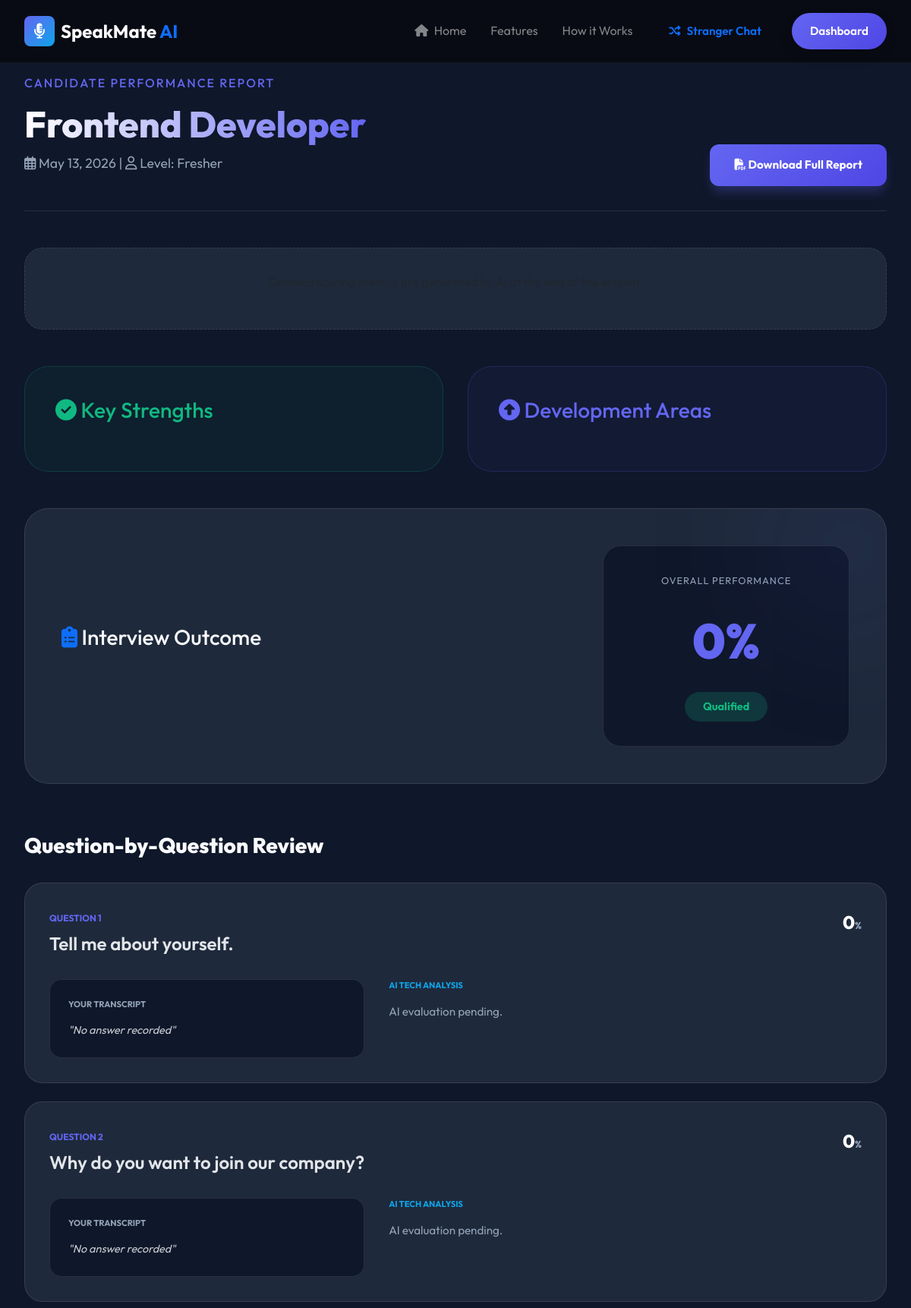
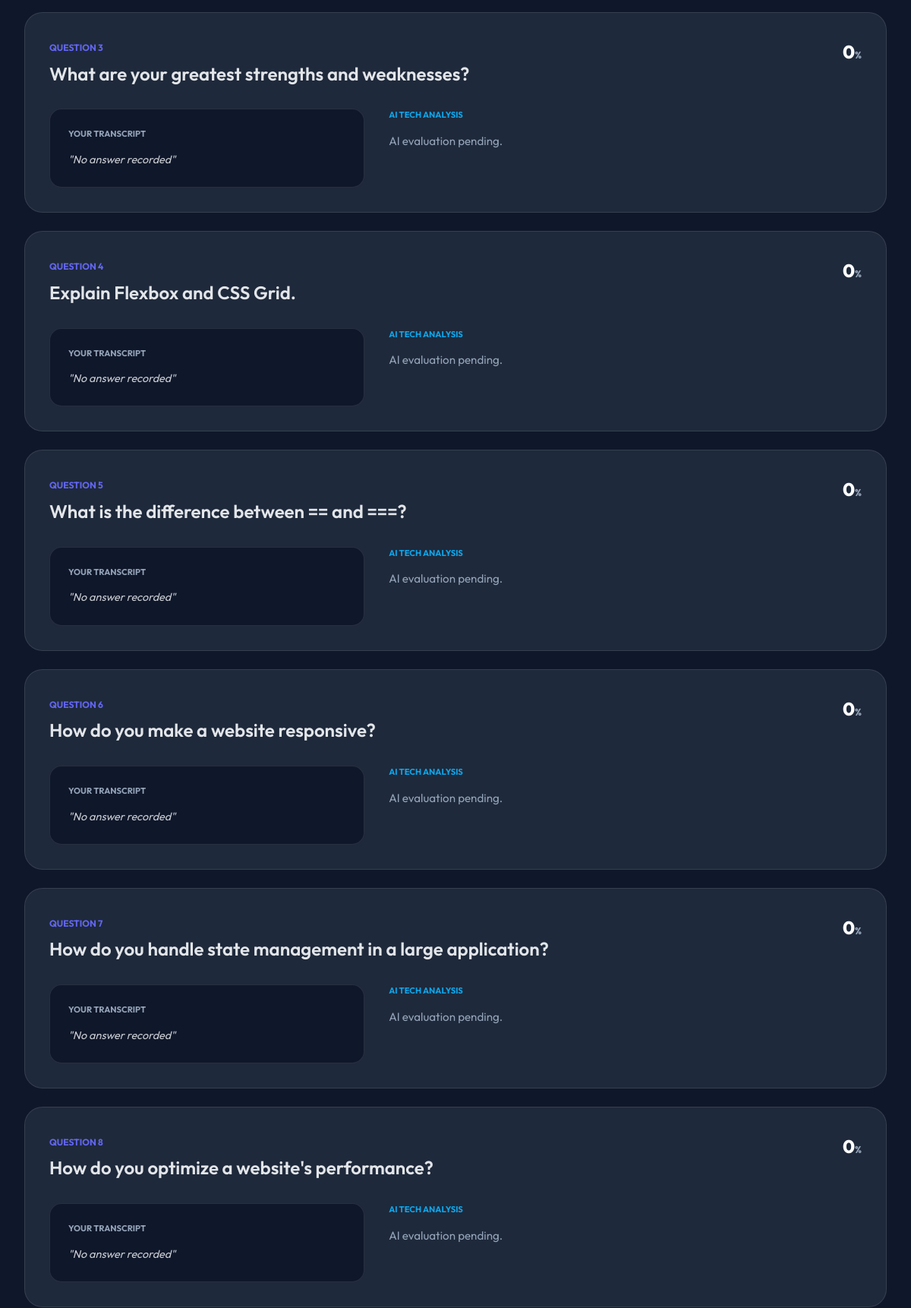
Screenshot of /interview/detail/8/ (signed in, upper part) with the database file from the repository (2 pictures, top to bottom).
### interview/models.py (models this page shows, shortened)
class InterviewSession(models.Model):
    user = models.ForeignKey(settings.AUTH_USER_MODEL, on_delete=models.CASCADE)
    position = models.CharField(max_length=100, default='Software Engineer')
    experience_level = models.CharField(max_length=50, default='Fresher')
    resume = models.FileField(upload_to='resumes/', blank=True, null=True)
    created_at = models.DateTimeField(auto_now_add=True)
    is_completed = models.BooleanField(default=False)
    overall_score = models.IntegerField(default=0)
    feedback = models.TextField(blank=True)
    extracted_skills = models.TextField(blank=True) # JSON stored as text

class InterviewQuestion(models.Model):
    session = models.ForeignKey(InterviewSession, related_name='questions', on_delete=models.CASCADE)
    question_text = models.TextField()
    user_answer = models.TextField(blank=True)
    ai_feedback = models.TextField(blank=True)
    score = models.IntegerField(default=0)
    audio_response = models.FileField(upload_to='interview_audio/', blank=True, null=True)

### interview/views.py (the view, shortened to what this page needs)
# urls.py: path('detail/<int:pk>/', views.interview_detail, name='detail'),
@login_required
def interview_detail(request, pk):
    session = get_object_or_404(InterviewSession, pk=pk, user=request.user)
    fb = session.feedback
    report = {
        'sub_scores': {},
        'strengths': "",
        'improvements': "",
        'suggested_answers': "",
        'hiring_decision': fb
    }
    try:
        sections = re.split(r'###\s*(.*?)\s*###', fb)
    except Exception as e:
        print(f"Report parsing error: {e}")
    return render(request, 'interview/detail.html', {'session': session, 'report': report})

### templates/interview/detail.html (shortened to what this page needs)
{% extends 'base.html' %}
{% load static %}
{% block content %}
<section class="section-padding" style="background: var(--bg-dark); min-height: 100vh; padding-top: 100px;">
    <div class="container">
        <div style="display: flex; justify-content: space-between; align-items: flex-end; margin-bottom: 3rem; border-bottom: 1px solid var(--glass-border); padding-bottom: 2rem;">
            <div>
                <h6 style="color: var(--primary); text-transform: uppercase; letter-spacing: 2px; margin-bottom: 1rem;">Candidate Performance Report</h6>
                <h1 style="font-size: 3rem; font-weight: 800; margin-bottom: 0.5rem; background: linear-gradient(to right, #fff, #6366f1); -webkit-background-clip: text; -webkit-text-fill-color: transparent;">
                    {{ session.position }}
                </h1>
                <p style="color: var(--text-muted); font-size: 1.1rem;">
                    <i class="far fa-calendar-alt"></i> {{ session.created_at|date:"F d, Y" }} |
                    <i class="far fa-user"></i> Level: {{ session.experience_level }}
                </p>
            </div>
            <div style="text-align: right;">
                <a href="{% url 'interview:download_report' session.pk %}" class="btn btn-primary" style="padding: 1rem 2rem; border-radius: 12px; font-weight: 700;">
                    <i class="fas fa-file-pdf"></i> Download Full Report
                </a>
            </div>
        </div>
        <div style="display: grid; grid-template-columns: repeat(4, 1fr); gap: 1.5rem; margin-bottom: 3rem;">
            {% if not report.sub_scores %}
            <div style="grid-column: span 4; background: var(--bg-card); padding: 2rem; border-radius: 24px; text-align: center; border: 1px dashed var(--glass-border);">
                <p class="text-muted">Detailed scoring metrics are generated by AI at the end of the session.</p>
            </div>
            {% endif %}
        </div>
        <div style="display: grid; grid-template-columns: 1fr 1fr; gap: 2rem; margin-bottom: 3rem;">
            <div style="background: rgba(16, 185, 129, 0.05); border: 1px solid rgba(16, 185, 129, 0.2); border-radius: 32px; padding: 2.5rem;">
                <h3 style="color: #10b981; margin-bottom: 1.5rem;"><i class="fas fa-check-circle"></i> Key Strengths</h3>
            </div>
            <div style="background: rgba(99, 102, 241, 0.05); border: 1px solid rgba(99, 102, 241, 0.2); border-radius: 32px; padding: 2.5rem;">
                <h3 style="color: #6366f1; margin-bottom: 1.5rem;"><i class="fas fa-arrow-alt-circle-up"></i> Development Areas</h3>
            </div>
        </div>
        <div style="background: var(--bg-card); border: 1px solid var(--glass-border); border-radius: 32px; padding: 3rem; margin-bottom: 4rem; position: relative; overflow: hidden;">
            <div style="position: absolute; top: -50px; right: -50px; width: 200px; height: 200px; background: var(--primary); filter: blur(100px); opacity: 0.1;"></div>
            <div style="display: grid; grid-template-columns: 2fr 1fr; gap: 4rem; align-items: center;">
                <div>
                    <h3 style="margin-bottom: 1.5rem;"><i class="fas fa-clipboard-list text-primary"></i> Interview Outcome</h3>
                </div>
                <div style="background: var(--bg-dark); padding: 2rem; border-radius: 24px; text-align: center; border: 1px solid var(--glass-border);">
                    <span style="color: var(--text-muted); text-transform: uppercase; font-size: 0.8rem; letter-spacing: 1px;">Overall Performance</span>
                    <div style="font-size: 4rem; font-weight: 900; color: var(--primary); margin: 1rem 0;">{{ session.overall_score }}%</div>
                    <div style="display: inline-block; padding: 0.5rem 1.5rem; background: rgba(16, 185, 129, 0.2); color: #10b981; border-radius: 100px; font-weight: 700; font-size: 0.9rem;">
                        Qualified
                    </div>
                </div>
            </div>
        </div>
        <h3 style="margin-bottom: 2rem; font-weight: 800;">Question-by-Question Review</h3>
        <div style="display: grid; gap: 1.5rem;">
            {% for q in session.questions.all %}
            <div style="background: var(--bg-card); border-radius: 24px; border: 1px solid var(--glass-border); padding: 2rem; transition: background 0.3s;" onmouseover="this.style.background='rgba(255,255,255,0.03)'" onmouseout="this.style.background='var(--bg-card)'">
                <div style="display: flex; justify-content: space-between; align-items: flex-start; margin-bottom: 1.5rem;">
                    <div style="flex: 1;">
                        <span style="font-size: 0.75rem; color: var(--primary); font-weight: 700; text-transform: uppercase;">Question {{ forloop.counter }}</span>
                        <h4 style="margin-top: 0.5rem; font-weight: 600; opacity: 0.9;">{{ q.question_text }}</h4>
                    </div>
                    <div style="margin-left: 2rem; text-align: right;">
                        <span style="font-size: 1.5rem; font-weight: 800; color: #fff;">{{ q.score }}<span style="font-size: 0.8rem; color: var(--text-muted);">%</span></span>
                    </div>
                </div>
                <div style="display: grid; grid-template-columns: 1fr 1.5fr; gap: 2rem;">
                    <div style="background: var(--bg-dark); border-radius: 16px; padding: 1.5rem; border: 1px solid var(--glass-border);">
                        <span style="display: block; font-size: 0.7rem; color: var(--text-muted); margin-bottom: 0.8rem; text-transform: uppercase; font-weight: 700;">Your Transcript</span>
                        <p style="margin-bottom: 0; font-style: italic; opacity: 0.8; font-size: 0.9rem;">"{{ q.user_answer|default:'No answer recorded' }}"</p>
                    </div>
                    <div>
                        <span style="display: block; font-size: 0.7rem; color: var(--secondary); margin-bottom: 0.8rem; text-transform: uppercase; font-weight: 700;">AI Tech Analysis</span>
                        <p style="margin-bottom: 0; color: var(--text-muted); font-size: 0.95rem; line-height: 1.6;">{{ q.ai_feedback|default:'AI evaluation pending.' }}</p>
                    </div>
                </div>
            </div>
            {% endfor %}
        </div>
    </div>
</section>
{% endblock %}

### static/css/style.css (style rules this page uses)
:root { --primary: #6366f1; --primary-dark: #4f46e5; --primary-light: #818cf8; --secondary: #0ea5e9; --accent: #f43f5e; --bg-dark: #0f172a; --bg-card: #1e293b; --text-main: #f8fafc; --text-muted: #94a3b8; --glass-bg: rgba(255, 255, 255, 0.05); --glass-border: rgba(255, 255, 255, 0.1); --transition: all 0.3s cubic-bezier(0.4, 0, 0.2, 1); }
* { margin: 0; padding: 0; box-sizing: border-box; }
body { font-family: 'Outfit', sans-serif; background-color: var(--bg-dark); color: var(--text-main); line-height: 1.6; overflow-x: hidden; }
.container { max-width: 1200px; margin: 0 auto; padding: 0 2rem; }
a { text-decoration: none; color: inherit; transition: var(--transition); }
.btn { padding: 0.8rem 1.8rem; border-radius: 12px; font-weight: 600; cursor: pointer; display: inline-block; border: none; font-size: 0.95rem; }
.btn-primary { background: linear-gradient(135deg, var(--primary), var(--primary-dark)); color: white; box-shadow: 0 10px 15px -3px rgba(99, 102, 241, 0.3); }
.section-padding { padding: 8rem 0; }

### rows the page displays
InterviewSession: position "Frontend Developer", created_at "May 13, 2026", experience_level "Fresher", overall_score "0"
InterviewQuestion: question_text "Tell me about yourself.", score "0", user_answer "No answer recorded", ai_feedback "AI evaluation pending."
InterviewQuestion: question_text "Why do you want to join our company?", score "0", user_answer "No answer recorded", ai_feedback "AI evaluation pending."
InterviewQuestion: question_text "What are your greatest strengths and weaknesses?", score "0", user_answer "No answer recorded", ai_feedback "AI evaluation pending."
InterviewQuestion: question_text "Explain Flexbox and CSS Grid.", score "0", user_answer "No answer recorded", ai_feedback "AI evaluation pending."
InterviewQuestion: question_text "What is the difference between == and ===?", score "0", user_answer "No answer recorded", ai_feedback "AI evaluation pending."
InterviewQuestion: question_text "How do you make a website responsive?", score "0", user_answer "No answer recorded", ai_feedback "AI evaluation pending."
InterviewQuestion: question_text "How do you handle state management in a large application?", score "0", user_answer "No answer recorded", ai_feedback "AI evaluation pending."
InterviewQuestion: question_text "How do you optimize a website's performance?", score "0", user_answer "No answer recorded", ai_feedback "AI evaluation pending."
